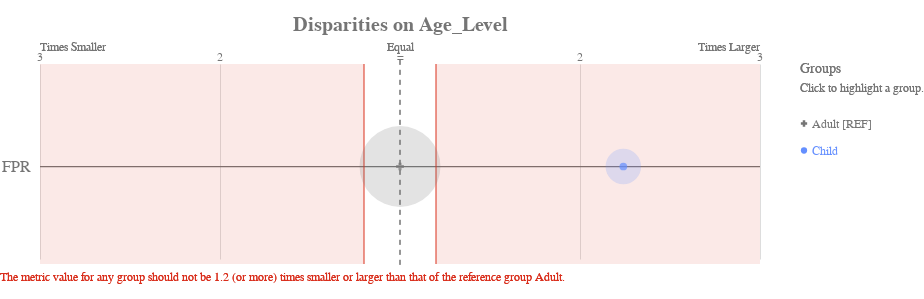

Notebook code for this chart:
### Code cell
dfAequitas['score'] = xg.predict(X_test)

# get_crosstabs returns a dataframe of the group counts and group value bias metrics.
xtab, _ = g.get_crosstabs(dfAequitas, attr_cols=attributes_to_audit)
bdf = b.get_disparity_predefined_groups(xtab, original_df=dfAequitas, ref_groups_dict=attributes_and_reference_groups)

ap.disparity(bdf, metrics, 'Age_Level', fairness_threshold = disparity_tolerance)

### Figure 1 — Vega-Lite specification as saved in the notebook (floating-point values rounded to 4 significant figures)
{"config": {"view": {"continuousWidth": 400, "continuousHeight": 300, "strokeWidth": 0}, "axisLeft": {"labelColor": "rgb(117,117,117)", "labelFont": "Arial", "labelFontSize": 16}, "title": {"align": "center", "baseline": "middle", "color": "rgb(117,117,117)", "font": "Arial", "fontSize": 20, "fontWeight": "bold"}}, "layer": [{"data": {"name": "data-38121450c6697f570e9bf3f18efe866c"}, "mark": {"type": "rule", "stroke": "rgb(117,117,117)", "strokeWidth": 1.25, "tooltip": ""}, "encoding": {"x": {"type": "quantitative", "field": "x", "scale": {"domain": [-2, 2], "range": [40.0, 760.0]}}, "x2": {"field": "x2"}, "y": {"type": "nominal", "axis": {"domain": false, "labelAngle": 0, "labelPadding": -30, "orient": "left", "ticks": false, "title": ""}, "field": "metric", "scale": {"domain": ["FPR"], "range": [30, 225.0]}}}}, {"data": {"name": "data-79dd248bdaa0ea02c535240e8ad022c8"}, "mark": {"type": "rule", "stroke": "rgb(117,117,117)", "strokeDash": [5, 5], "strokeWidth": 1}, "encoding": {"tooltip": {"value": "Adult [REF]"}, "x": {"value": 400.0}, "y": {"value": 20.83}, "y2": {"value": 229.2}}}, {"data": {"name": "data-c233327f4cd9b4c2df31bf8015c83e4a"}, "mark": {"type": "text", "align": "center", "color": "rgb(117,117,117)", "font": "Arial", "fontSize": 12, "fontWeight": "normal", "tooltip": ""}, "encoding": {"text": {"type": "nominal", "field": "label"}, "x": {"type": "quantitative", "field": "value", "scale": {"domain": [-2, 2], "range": [40.0, 760.0]}}, "y": {"value": 17.5}}}, {"layer": [{"mark": {"type": "text", "align": "left", "fill": "rgb(117,117,117)", "font": "Arial", "fontSize": 12, "fontWeight": "normal", "tooltip": ""}, "encoding": {"text": {"value": "Times Smaller"}, "x": {"value": 40.0}, "y": {"value": 7.5}}}, {"mark": {"type": "text", "align": "right", "fill": "rgb(117,117,117)", "font": "Arial", "fontSize": 12, "fontWeight": "normal", "tooltip": ""}, "encoding": {"text": {"value": "Times Larger"}, "x": {"value": 760.0}, "y": {"value": 7.5}}}, {"mark": {"type": "text", "align": "center", "fill": "rgb(117,117,117)", "font": "Arial", "fontSize": 12, "fontWeight": "normal", "tooltip": ""}, "encoding": {"text": {"value": "Equal"}, "x": {"value": 400.0}, "y": {"value": 7.5}}}], "data": {"name": "data-79dd248bdaa0ea02c535240e8ad022c8"}}, {"layer": [{"mark": {"type": "rule", "opacity": 0.8, "stroke": "rgb(217, 46, 28)", "strokeWidth": 1.25, "tooltip": ""}, "encoding": {"x": {"type": "quantitative", "field": "min", "scale": {"domain": [-2, 2], "range": [40.0, 760.0]}}, "y": {"value": 25.0}, "y2": {"value": 225.0}}}, {"mark": {"type": "rule", "opacity": 0.8, "stroke": "rgb(217, 46, 28)", "strokeWidth": 1.25, "tooltip": ""}, "encoding": {"x": {"type": "quantitative", "field": "max", "scale": {"domain": [-2, 2], "range": [40.0, 760.0]}}, "y": {"value": 25.0}, "y2": {"value": 225.0}}}, {"layer": [{"mark": {"type": "rect", "fill": "rgb(217, 46, 28)", "opacity": 0.1, "tooltip": ""}, "encoding": {"x": {"type": "quantitative", "field": "min", "scale": {"domain": [-2, 2], "range": [40.0, 760.0]}}, "x2": {"field": "lower_end"}, "y": {"value": 25.0}, "y2": {"value": 225.0}}}, {"mark": {"type": "rect", "fill": "rgb(217, 46, 28)", "opacity": 0.1, "tooltip": ""}, "encoding": {"x": {"type": "quantitative", "field": "max", "scale": {"domain": [-2, 2], "range": [40.0, 760.0]}}, "x2": {"field": "upper_end"}, "y": {"value": 25.0}, "y2": {"value": 225.0}}}]}, {"data": {"name": "data-79dd248bdaa0ea02c535240e8ad022c8"}, "mark": {"type": "text", "align": "left", "baseline": "top", "fill": "rgb(217, 46, 28)", "font": "Arial", "fontSize": 12, "fontWeight": "normal", "tooltip": ""}, "encoding": {"text": {"value": "The metric value for any group should not be 1.2 (or more) times smaller or larger than that of the reference group Adult."}, "x": {"value": 0}, "y": {"value": 233.3}}}], "data": {"name": "data-25f3550964acc203f87c85ed125cfad2"}}, {"layer": [{"mark": "circle"}, {"data": {"name": "data-88cf3098d145de81ca101b6251b6c108"}, "mark": {"type": "circle", "opacity": 0.2}, "encoding": {"color": {"condition": {"type": "nominal", "field": "attribute_value", "legend": null, "scale": {"domain": ["Adult", "Child"], "range": ["rgb(117,117,117)", "rgb(100, 143, 255)", "rgb(254, 97, 0)", "rgb(220, 38, 127)", "rgb(255, 176, 0)", "rgb(120, 94, 240)"]}, "selection": "selector009"}, "value": "rgb(224,224,224)"}, "size": {"type": "quantitative", "field": "group_size", "legend": null, "scale": {"domain": [0, 224.4], "range": [0, 7854.0]}}, "tooltip": [{"type": "nominal", "field": "attribute_value", "title": "Group"}, {"type": "nominal", "field": "tooltip_group_size", "title": "Group Size"}, {"type": "nominal", "field": "tooltip_disparity_explanation_fpr", "title": "Disparity"}, {"type": "quantitative", "field": "fpr", "format": ".2f", "title": "FPR"}], "x": {"type": "quantitative", "axis": {"domain": false, "labels": false, "ticks": false, "title": null, "values": [1, 2, -2, -1]}, "field": "fpr_disparity_scaled", "scale": {"domain": [-2, 2], "range": [40.0, 760.0]}}, "y": {"type": "nominal", "axis": {"domain": false, "grid": false, "labels": false, "ticks": false, "title": " "}, "field": "metric_variable", "scale": {"domain": ["FPR"], "range": [30, 225.0]}}}, "selection": {"selector011": {"type": "multi", "empty": "all", "fields": ["attribute_value"]}}, "transform": [{"calculate": "'FPR'", "as": "metric_variable"}]}, {"layer": [{"mark": "point"}, {"data": {"name": "data-88cf3098d145de81ca101b6251b6c108"}, "mark": {"type": "point", "filled": true, "size": 60}, "encoding": {"color": {"condition": {"type": "nominal", "field": "attribute_value", "legend": null, "scale": {"domain": ["Adult", "Child"], "range": ["rgb(117,117,117)", "rgb(100, 143, 255)", "rgb(254, 97, 0)", "rgb(220, 38, 127)", "rgb(255, 176, 0)", "rgb(120, 94, 240)"]}, "selection": "selector009"}, "value": "rgb(224,224,224)"}, "shape": {"type": "nominal", "field": "attribute_value", "legend": null, "scale": {"domain": ["Adult", "Child"], "range": ["cross", "circle"]}}, "tooltip": [{"type": "nominal", "field": "attribute_value", "title": "Group"}, {"type": "nominal", "field": "tooltip_group_size", "title": "Group Size"}, {"type": "nominal", "field": "tooltip_disparity_explanation_fpr", "title": "Disparity"}, {"type": "quantitative", "field": "fpr", "format": ".2f", "title": "FPR"}], "x": {"type": "quantitative", "axis": {"domain": false, "labels": false, "ticks": false, "title": null, "values": [1, 2, -2, -1]}, "field": "fpr_disparity_scaled", "scale": {"domain": [-2, 2], "range": [40.0, 760.0]}}, "y": {"type": "nominal", "axis": {"domain": false, "grid": false, "labels": false, "ticks": false, "title": " "}, "field": "metric_variable", "scale": {"domain": ["FPR"], "range": [30, 225.0]}}}, "selection": {"selector010": {"type": "multi", "empty": "all", "fields": ["attribute_value"]}}, "transform": [{"calculate": "'FPR'", "as": "metric_variable"}]}]}]}, {"layer": [{"mark": {"type": "point", "filled": true, "opacity": 1, "size": 39.48}, "encoding": {"color": {"condition": {"type": "nominal", "field": "attribute_value", "legend": null, "scale": {"domain": ["Adult", "Child"], "range": ["rgb(117,117,117)", "rgb(100, 143, 255)", "rgb(254, 97, 0)", "rgb(220, 38, 127)", "rgb(255, 176, 0)", "rgb(120, 94, 240)"]}, "selection": "selector009"}, "value": "rgb(224,224,224)"}, "shape": {"type": "nominal", "field": "attribute_value", "legend": null, "scale": {"domain": ["Adult", "Child"], "range": ["cross", "circle"]}}, "x": {"value": 804}, "y": {"type": "nominal", "axis": {"domain": false, "grid": false, "labels": false, "ticks": false, "title": " "}, "field": "attribute_value", "scale": {"domain": ["Adult", "Child"], "range": [71, 125]}}}, "selection": {"selector009": {"type": "multi", "empty": "all", "fields": ["attribute_value"]}}}, {"mark": {"type": "text", "align": "left", "baseline": "middle", "font": "Arial", "fontSize": 12, "fontWeight": "normal"}, "encoding": {"color": {"condition": {"type": "nominal", "field": "attribute_value", "legend": null, "scale": {"domain": ["Adult", "Child"], "range": ["rgb(117,117,117)", "rgb(100, 143, 255)", "rgb(254, 97, 0)", "rgb(220, 38, 127)", "rgb(255, 176, 0)", "rgb(120, 94, 240)"]}, "selection": "selector009"}, "value": "rgb(224,224,224)"}, "text": {"type": "nominal", "field": "label"}, "x": {"value": 812}, "y": {"type": "nominal", "axis": {"domain": false, "grid": false, "labels": false, "ticks": false, "title": " "}, "field": "attribute_value", "scale": {"domain": ["Adult", "Child"], "range": [71, 125]}}}, "selection": {"selector012": {"type": "multi", "empty": "all", "fields": ["attribute_value"]}}}, {"data": {"name": "data-79dd248bdaa0ea02c535240e8ad022c8"}, "mark": {"type": "text", "align": "left", "baseline": "middle", "color": "rgb(117,117,117)", "font": "Arial", "fontSize": 12, "fontWeight": "normal"}, "encoding": {"text": {"value": "Click to highlight a group."}, "x": {"value": 800}, "y": {"value": 49}}}, {"data": {"name": "data-79dd248bdaa0ea02c535240e8ad022c8"}, "mark": {"type": "text", "align": "left", "baseline": "middle", "color": "rgb(117,117,117)", "font": "Arial", "fontSize": 14, "fontWeight": "normal"}, "encoding": {"text": {"value": "Groups"}, "x": {"value": 800}, "y": {"value": 30}}}], "data": {"name": "data-c443f07771dfdb70b5700726643396b0"}}], "height": 250, "padding": {"top": 15, "bottom": 10}, "resolve": {"scale": {"size": "independent", "y": "independent"}}, "title": "Disparities on Age_Level", "width": 800, "$schema": "https://vega.github.io/schema/vega-lite/v4.8.1.json", "datasets": {"data-38121450c6697f570e9bf3f18efe866c": [{"metric": "FPR", "x": -2, "x2": 2}], "data-79dd248bdaa0ea02c535240e8ad022c8": [{"a": 1, "b": 0}, {"a": 1, "b": 0}], "data-c233327f4cd9b4c2df31bf8015c83e4a": [{"value": 1, "label": 2}, {"value": 2, "label": 3}, {"value": -2, "label": 3}, {"value": -1, "label": 2}, {"value": 0, "label": "="}], "data-25f3550964acc203f87c85ed125cfad2": [{"min": -0.2, "max": 0.2, "lower_end": -2, "upper_end": 2}], "data-88cf3098d145de81ca101b6251b6c108": [{"attribute_name": "Age_Level", "attribute_value": "Adult", "group_size": 187, "total_entities": 223, "fpr": 0.07438, "fpr_disparity": 1.0, "fpr_disparity_scaled": 0.0, "tooltip_group_size": "187 (83.86%)", "tooltip_disparity_explanation_fpr": "Reference group"}, {"attribute_name": "Age_Level", "attribute_value": "Child", "group_size": 36, "total_entities": 223, "fpr": 0.1667, "fpr_disparity": 2.241, "fpr_disparity_scaled": 1.241, "tooltip_group_size": "36 (16.14%)", "tooltip_disparity_explanation_fpr": "2.24 times larger FPR than the reference group"}], "data-c443f07771dfdb70b5700726643396b0": [{"attribute_value": "Adult", "label": "Adult [REF]"}, {"attribute_value": "Child", "label": "Child"}]}}
